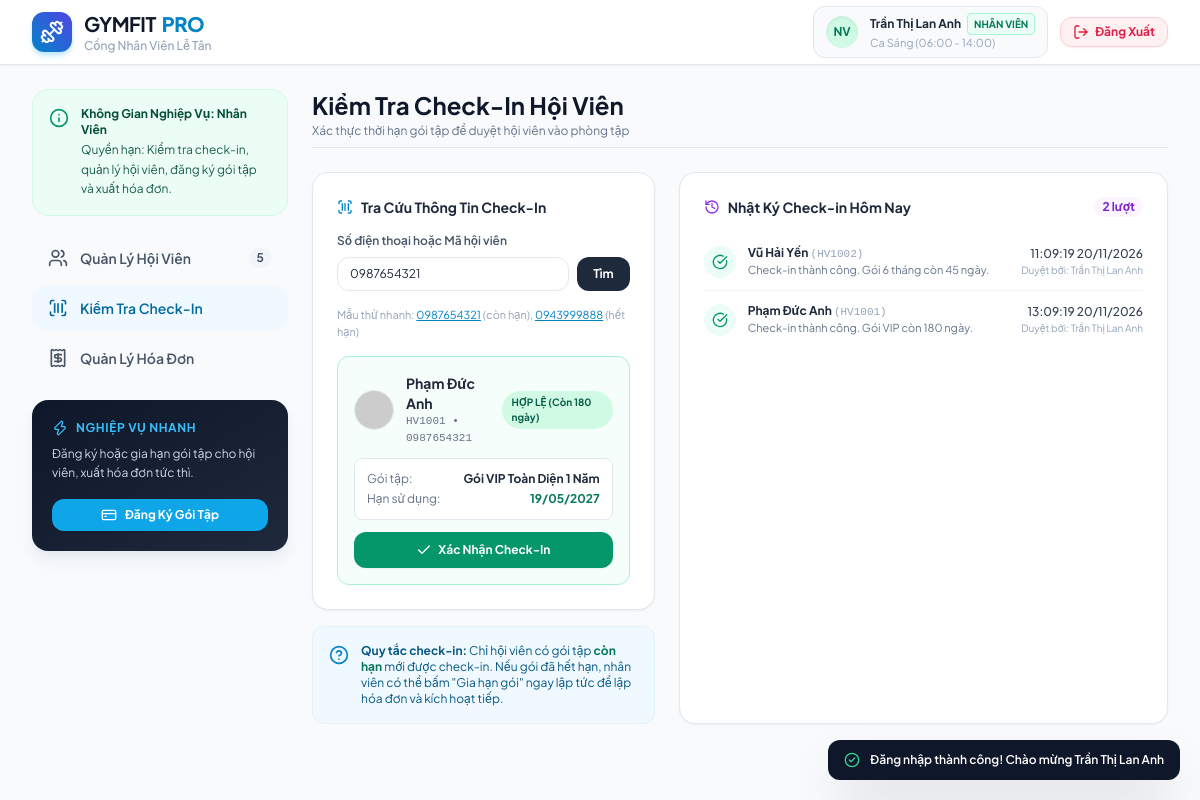
The app's page /checkin.php?search=0987654321 (signed in) with its own data.
### tables this page shows
CREATE TABLE `users` (
    `id` INT AUTO_INCREMENT PRIMARY KEY,
    `ma_nv` VARCHAR(50) UNIQUE NOT NULL,
    `username` VARCHAR(50) UNIQUE NOT NULL,
    `password` VARCHAR(255) NOT NULL,
    `ho_ten` VARCHAR(100) NOT NULL,
    `so_dien_thoai` VARCHAR(20) NOT NULL,
    `email` VARCHAR(100) NULL,
    `vai_tro` ENUM('MANAGER', 'STAFF') NOT NULL DEFAULT 'STAFF',
    `ca_lam_viec` VARCHAR(100) DEFAULT 'Ca Sáng (06:00 - 14:00)',
    `luong_co_ban` DECIMAL(15, 2) DEFAULT 7500000.00,
    `ngay_vao_lam` DATE NULL,
    `phong_ban` VARCHAR(100) DEFAULT 'Ban Quản Lý',
    `phu_cap` DECIMAL(15, 2) DEFAULT 0.00,
    `trang_thai` ENUM('ACTIVE', 'INACTIVE') DEFAULT 'ACTIVE',
    `created_at` TIMESTAMP DEFAULT CURRENT_TIMESTAMP
);

CREATE TABLE `hoi_vien` (
    `id` INT AUTO_INCREMENT PRIMARY KEY,
    `ma_hv` VARCHAR(50) UNIQUE NOT NULL,
    `ho_ten` VARCHAR(100) NOT NULL,
    `so_dien_thoai` VARCHAR(20) NOT NULL,
    `email` VARCHAR(100) NULL,
    `gioi_tinh` ENUM('Nam', 'Nữ', 'Khác') DEFAULT 'Nam',
    `ngay_tham_gia` DATE NOT NULL,
    `goi_tap_id` INT NULL,
    `ngay_het_han` DATE NULL,
    `trang_thai` ENUM('ACTIVE', 'EXPIRED', 'PENDING') DEFAULT 'PENDING',
    `avatar` VARCHAR(255) NULL,
    `created_at` TIMESTAMP DEFAULT CURRENT_TIMESTAMP,
    FOREIGN KEY (`goi_tap_id`) REFERENCES `goi_tap`(`id`) ON DELETE SET NULL
);

CREATE TABLE `goi_tap` (
    `id` INT AUTO_INCREMENT PRIMARY KEY,
    `ma_goi` VARCHAR(50) UNIQUE NOT NULL,
    `ten_goi` VARCHAR(150) NOT NULL,
    `thoi_han_thang` INT NOT NULL DEFAULT 1,
    `gia_tien` DECIMAL(15, 2) NOT NULL DEFAULT 0.00,
    `mo_ta` TEXT NULL,
    `quyen_loi` TEXT NULL,
    `trang_thai` ENUM('ACTIVE', 'DISABLED') DEFAULT 'ACTIVE',
    `created_at` TIMESTAMP DEFAULT CURRENT_TIMESTAMP
);

CREATE TABLE `check_in` (
    `id` INT AUTO_INCREMENT PRIMARY KEY,
    `hoi_vien_id` INT NOT NULL,
    `nhan_vien_id` INT NOT NULL,
    `thoi_gian_check_in` TIMESTAMP DEFAULT CURRENT_TIMESTAMP,
    `hop_le` TINYINT(1) DEFAULT 1,
    `ghi_chu` VARCHAR(255) NULL,
    FOREIGN KEY (`hoi_vien_id`) REFERENCES `hoi_vien`(`id`) ON DELETE CASCADE,
    FOREIGN KEY (`nhan_vien_id`) REFERENCES `users`(`id`) ON DELETE CASCADE
);

### checkin.php (the view, shortened to what the rows shown need)
<?php
require_once __DIR__ . '/includes/auth.php';
$pdo = getDB();
$searchQuery = trim($_GET['search'] ?? '');
$foundMember = null;
if (!empty($searchQuery)) {
    $foundMember = HoiVien::findByPhoneOrCode($searchQuery, $pdo);
}
$todayLogs = CheckIn::getTodayLogs($pdo);
require_once __DIR__ . '/includes/header.php';
?>
<main class="flex-1 min-w-0 space-y-6">
  <div class="pb-2 border-b border-slate-200">
    <h1 class="text-2xl font-bold text-slate-900">Kiểm Tra Check-In Hội Viên</h1>
  </div>
  <div class="grid grid-cols-1 lg:grid-cols-12 gap-6">
    <div class="lg:col-span-5 space-y-4">
      <div class="bg-white p-6 rounded-2xl border border-slate-200 shadow-sm space-y-4">
        <?php if (!empty($searchQuery)): ?>
          <?php if ($foundMember):
            $isConHan = $foundMember->isGoiConHan();
            $daysLeft = $foundMember->soNgayConLai();
          ?>
            <div class="border rounded-xl p-4 space-y-3 <?= $isConHan ? 'border-emerald-200 bg-emerald-50/50' : 'border-rose-200 bg-rose-50/50' ?>">
              <div class="flex items-center justify-between">
                <div class="flex items-center gap-3">
                  <img src="<?= htmlspecialchars($foundMember->getAvatar()) ?>" class="w-10 h-10 rounded-full border border-slate-200" alt="Avatar">
                  <div>
                    <h4 class="font-bold text-slate-800 text-sm"><?= htmlspecialchars($foundMember->getHoTen()) ?></h4>
                    <p class="text-[11px] text-slate-500 font-mono"><?= $foundMember->getMaHV() ?> • <?= $foundMember->getSoDienThoai() ?></p>
                  </div>
                </div>
                <span class="px-2.5 py-1 rounded-full text-[10px] font-bold <?= $isConHan ? 'bg-emerald-100 text-emerald-800' : 'bg-rose-100 text-rose-800' ?>">
                  <?= $isConHan ? "HỢP LỆ (Còn $daysLeft ngày)" : "GÓI ĐÃ HẾT HẠN" ?>
                </span>
              </div>
              <div class="bg-white p-3 rounded-lg border border-slate-200 text-xs space-y-1">
                <div class="flex justify-between">
                  <span class="text-slate-500">Gói tập:</span>
                  <span class="font-bold text-slate-800"><?= htmlspecialchars($foundMember->getTenGoiTap()) ?></span>
                </div>
                <div class="flex justify-between">
                  <span class="text-slate-500">Hạn sử dụng:</span>
                  <span class="font-bold <?= $isConHan ? 'text-emerald-700' : 'text-rose-600' ?>">
                    <?= $foundMember->getNgayHetHan() ? date('d/m/Y', strtotime($foundMember->getNgayHetHan())) : 'Chưa đăng ký' ?>
                  </span>
                </div>
              </div>
              <div class="flex gap-2">
                <?php if ($isConHan): ?>
                  <form action="action.php?act=do_checkin" method="POST" class="flex-1">
                    <button type="submit" class="w-full py-2.5 bg-emerald-600 hover:bg-emerald-700 rounded-xl font-bold text-xs text-white shadow-sm flex items-center justify-center gap-1.5 transition">
                      <i data-lucide="check" class="w-4 h-4"></i>
                      <span>Xác Nhận Check-In</span>
                    </button>
                  </form>
                <?php endif; ?>
              </div>
            </div>
          <?php endif; ?>
        <?php endif; ?>
      </div>
    </div>
    <div class="lg:col-span-7 bg-white p-6 rounded-2xl border border-slate-200 shadow-sm space-y-4">
      <div class="overflow-hidden">
        <div class="overflow-y-auto max-h-[460px] divide-y divide-slate-100">
          <?php if (empty($todayLogs)): ?>
            <div class="py-8 text-center text-slate-400 text-xs">
              Chưa có lượt check-in nào trong hôm nay
            </div>
          <?php else: ?>
            <?php foreach ($todayLogs as $log):
              $isHopLe = $log->isHopLe();
            ?>
              <div class="py-3 flex items-center justify-between text-xs">
                <div class="flex items-center gap-3">
                  <div class="w-8 h-8 rounded-full flex items-center justify-center shrink-0 <?= $isHopLe ? 'bg-emerald-50 text-emerald-600' : 'bg-rose-50 text-rose-600' ?>">
                    <i data-lucide="<?= $isHopLe ? 'check-circle' : 'x-circle' ?>" class="w-4 h-4"></i>
                  </div>
                  <div>
                    <div class="font-bold text-slate-800">
                      <?= htmlspecialchars($log->getTenHoiVien()) ?>
                      <span class="font-normal text-slate-400 font-mono text-[11px]">(<?= $log->getMaHV() ?>)</span>
                    </div>
                    <div class="text-[11px] text-slate-500"><?= htmlspecialchars($log->getGhiChu()) ?></div>
                  </div>
                </div>
                <div class="text-right">
                  <div class="font-medium text-slate-700"><?= $log->getThoiGianFormatted() ?></div>
                  <div class="text-[10px] text-slate-400">Duyệt bởi: <?= htmlspecialchars($log->getTenNhanVien()) ?></div>
                </div>
              </div>
            <?php endforeach; ?>
          <?php endif; ?>
        </div>
      </div>
    </div>
  </div>
</main>
<?php require_once __DIR__ . '/includes/footer.php'; ?>

### includes/header.php (shortened to what the rows shown need)
<?php
$currentUser = getCurrentUser();
$isManager = $currentUser ? $currentUser->isManager() : false;
?>
<!DOCTYPE html>
<html lang="vi">
<head>
  <script src="https://cdn.tailwindcss.com"></script>
  <link rel="stylesheet" href="css/style.css">
</head>
<body class="bg-slate-50 text-slate-800 min-h-screen flex flex-col antialiased">
  <header class="bg-white border-b border-slate-200 sticky top-0 z-30 shadow-sm">
    <div class="max-w-7xl mx-auto px-4 sm:px-6 lg:px-8">
      <div class="flex items-center justify-between h-16">
        <div class="flex items-center space-x-3">
          <div class="flex items-center space-x-3 px-3 py-1.5 bg-slate-50 rounded-xl border border-slate-200">
            <div class="text-left text-xs">
              <div class="font-bold text-slate-800 flex items-center gap-1.5">
                <span><?= htmlspecialchars($currentUser->getHoTen()) ?></span>
                <span class="px-1.5 py-0.5 rounded text-[10px] font-bold border <?= $isManager ? 'bg-indigo-50 text-indigo-700 border-indigo-200' : 'bg-emerald-50 text-emerald-700 border-emerald-200' ?>">
                  <?= $isManager ? 'QUẢN LÝ TỔNG' : 'NHÂN VIÊN' ?>
                </span>
              </div>
              <div class="text-[11px] text-slate-400">
                <?= $isManager ? 'Toàn quyền điều hành phòng gym' : htmlspecialchars($currentUser->getCaLamViec()) ?>
              </div>
            </div>
          </div>
        </div>
      </div>
    </div>
  </header>
  <div class="flex-1 max-w-7xl w-full mx-auto px-4 sm:px-6 lg:px-8 py-6 flex flex-col md:flex-row gap-6">

### records on screen
users: ho_ten "Trần Thị Lan Anh", ca_lam_viec "Ca Sáng (06:00 - 14:00)"
hoi_vien: ho_ten "Phạm Đức Anh", ma_hv "HV1001", so_dien_thoai "0987654321", ngay_het_han "180", goi_tap.ten_goi "Gói VIP Toàn Diện 1 Năm", ngay_het_han "19/05/2027"
check_in: hop_le 1 (drawn), hoi_vien.ho_ten "Vũ Hải Yến", hoi_vien.ma_hv "HV1002", ghi_chu "Check-in thành công. Gói 6 tháng còn 45 ngày.", thoi_gian_check_in "11:09:19 20/11/2026", nhan_vien.ho_ten "Trần Thị Lan Anh"
check_in: hop_le 1 (drawn), hoi_vien.ho_ten "Phạm Đức Anh", hoi_vien.ma_hv "HV1001", ghi_chu "Check-in thành công. Gói VIP còn 180 ngày.", thoi_gian_check_in "13:09:19 20/11/2026", nhan_vien.ho_ten "Trần Thị Lan Anh"

### other values on screen
$totalMembers "5"
count($todayLogs) "2"
